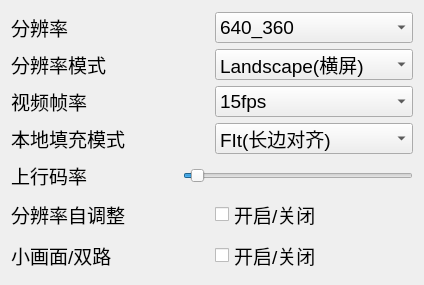
<?xml version="1.0" encoding="UTF-8"?>
<ui version="4.0">
 <class>TestVideoSettingDialog</class>
 <widget class="QDialog" name="TestVideoSettingDialog">
  <property name="geometry">
   <rect>
    <x>0</x>
    <y>0</y>
    <width>424</width>
    <height>285</height>
   </rect>
  </property>
  <property name="windowTitle">
   <string>画质设置</string>
  </property>
  <layout class="QVBoxLayout" name="verticalLayout">
   <item>
    <layout class="QGridLayout" name="gridLayout">
     <item row="0" column="0">
      <widget class="QLabel" name="label_17">
       <property name="font">
        <font>
         <pointsize>14</pointsize>
        </font>
       </property>
       <property name="text">
        <string>分辨率</string>
       </property>
      </widget>
     </item>
     <item row="0" column="1">
      <widget class="QComboBox" name="comboBoxVideoResolution">
       <property name="sizePolicy">
        <sizepolicy hsizetype="Ignored" vsizetype="Fixed">
         <horstretch>0</horstretch>
         <verstretch>0</verstretch>
        </sizepolicy>
       </property>
       <property name="font">
        <font>
         <pointsize>14</pointsize>
        </font>
       </property>
       <property name="styleSheet">
        <string notr="true">selection-color: rgb(0, 0, 0);</string>
       </property>
       <property name="currentText">
        <string>640_360</string>
       </property>
       <property name="currentIndex">
        <number>16</number>
       </property>
       <property name="maxVisibleItems">
        <number>2</number>
       </property>
       <item>
        <property name="text">
         <string>120_120   // 宽高比1:1</string>
        </property>
       </item>
       <item>
        <property name="text">
         <string>160_160</string>
        </property>
       </item>
       <item>
        <property name="text">
         <string>270_270</string>
        </property>
       </item>
       <item>
        <property name="text">
         <string>480_480</string>
        </property>
       </item>
       <item>
        <property name="text">
         <string>160_120   // 宽高比4:3</string>
        </property>
       </item>
       <item>
        <property name="text">
         <string>240_180</string>
        </property>
       </item>
       <item>
        <property name="text">
         <string>280_210</string>
        </property>
       </item>
       <item>
        <property name="text">
         <string>320_240</string>
        </property>
       </item>
       <item>
        <property name="text">
         <string>400_300</string>
        </property>
       </item>
       <item>
        <property name="text">
         <string>480_360</string>
        </property>
       </item>
       <item>
        <property name="text">
         <string>640_480</string>
        </property>
       </item>
       <item>
        <property name="text">
         <string>960_720</string>
        </property>
       </item>
       <item>
        <property name="text">
         <string>160_90     // 宽高比16:9</string>
        </property>
       </item>
       <item>
        <property name="text">
         <string>256_144</string>
        </property>
       </item>
       <item>
        <property name="text">
         <string>320_180</string>
        </property>
       </item>
       <item>
        <property name="text">
         <string>480_270</string>
        </property>
       </item>
       <item>
        <property name="text">
         <string>640_360</string>
        </property>
       </item>
       <item>
        <property name="text">
         <string>960_540</string>
        </property>
       </item>
       <item>
        <property name="text">
         <string>1280_720</string>
        </property>
       </item>
       <item>
        <property name="text">
         <string>1920_1080</string>
        </property>
       </item>
      </widget>
     </item>
     <item row="1" column="0">
      <widget class="QLabel" name="label_16">
       <property name="sizePolicy">
        <sizepolicy hsizetype="Ignored" vsizetype="Preferred">
         <horstretch>0</horstretch>
         <verstretch>0</verstretch>
        </sizepolicy>
       </property>
       <property name="font">
        <font>
         <pointsize>14</pointsize>
        </font>
       </property>
       <property name="text">
        <string>分辨率模式</string>
       </property>
      </widget>
     </item>
     <item row="1" column="1">
      <widget class="QComboBox" name="comboBoxResolutionMode">
       <property name="font">
        <font>
         <pointsize>14</pointsize>
        </font>
       </property>
       <property name="styleSheet">
        <string notr="true">selection-color: rgb(0, 0, 0);</string>
       </property>
       <property name="currentIndex">
        <number>0</number>
       </property>
       <property name="maxVisibleItems">
        <number>2</number>
       </property>
       <item>
        <property name="text">
         <string>Landscape(横屏)</string>
        </property>
       </item>
       <item>
        <property name="text">
         <string>Porait(竖屏)</string>
        </property>
       </item>
      </widget>
     </item>
     <item row="2" column="0">
      <widget class="QLabel" name="label_3">
       <property name="font">
        <font>
         <pointsize>14</pointsize>
        </font>
       </property>
       <property name="text">
        <string>视频帧率</string>
       </property>
      </widget>
     </item>
     <item row="2" column="1">
      <widget class="QComboBox" name="comboBoxVideoFps">
       <property name="font">
        <font>
         <pointsize>14</pointsize>
        </font>
       </property>
       <property name="styleSheet">
        <string notr="true">selection-color: rgb(0, 0, 0);</string>
       </property>
       <item>
        <property name="text">
         <string>15fps</string>
        </property>
       </item>
       <item>
        <property name="text">
         <string>20fps</string>
        </property>
       </item>
      </widget>
     </item>
     <item row="3" column="0">
      <widget class="QLabel" name="label_12">
       <property name="font">
        <font>
         <pointsize>14</pointsize>
        </font>
       </property>
       <property name="text">
        <string>本地填充模式</string>
       </property>
      </widget>
     </item>
     <item row="3" column="1">
      <widget class="QComboBox" name="comboBoxVideoFillMode">
       <property name="font">
        <font>
         <pointsize>14</pointsize>
        </font>
       </property>
       <property name="styleSheet">
        <string notr="true">selection-color: rgb(0, 0, 0);</string>
       </property>
       <property name="currentIndex">
        <number>0</number>
       </property>
       <property name="maxVisibleItems">
        <number>2</number>
       </property>
       <item>
        <property name="text">
         <string>FIt(长边对齐)</string>
        </property>
       </item>
       <item>
        <property name="text">
         <string>FIll(铺满屏幕)</string>
        </property>
       </item>
      </widget>
     </item>
    </layout>
   </item>
   <item>
    <layout class="QGridLayout" name="gridLayout_3">
     <item row="0" column="0">
      <widget class="QLabel" name="labelBitrateDesc">
       <property name="sizePolicy">
        <sizepolicy hsizetype="Fixed" vsizetype="Preferred">
         <horstretch>30</horstretch>
         <verstretch>0</verstretch>
        </sizepolicy>
       </property>
       <property name="font">
        <font>
         <pointsize>14</pointsize>
        </font>
       </property>
       <property name="text">
        <string>上行码率                 </string>
       </property>
      </widget>
     </item>
     <item row="0" column="1">
      <widget class="QSlider" name="horizontalSliderVideoBitrate">
       <property name="sizePolicy">
        <sizepolicy hsizetype="Preferred" vsizetype="Fixed">
         <horstretch>0</horstretch>
         <verstretch>0</verstretch>
        </sizepolicy>
       </property>
       <property name="font">
        <font>
         <pointsize>14</pointsize>
        </font>
       </property>
       <property name="minimum">
        <number>500</number>
       </property>
       <property name="maximum">
        <number>2000</number>
       </property>
       <property name="singleStep">
        <number>50</number>
       </property>
       <property name="pageStep">
        <number>50</number>
       </property>
       <property name="value">
        <number>550</number>
       </property>
       <property name="orientation">
        <enum>Qt::Horizontal</enum>
       </property>
       <property name="tickPosition">
        <enum>QSlider::NoTicks</enum>
       </property>
       <property name="tickInterval">
        <number>50</number>
       </property>
      </widget>
     </item>
    </layout>
   </item>
   <item>
    <layout class="QGridLayout" name="gridLayout_2">
     <item row="0" column="0">
      <widget class="QLabel" name="label_18">
       <property name="sizePolicy">
        <sizepolicy hsizetype="Expanding" vsizetype="Preferred">
         <horstretch>0</horstretch>
         <verstretch>0</verstretch>
        </sizepolicy>
       </property>
       <property name="font">
        <font>
         <pointsize>14</pointsize>
        </font>
       </property>
       <property name="text">
        <string>分辨率自调整</string>
       </property>
      </widget>
     </item>
     <item row="0" column="1">
      <widget class="QCheckBox" name="checkBoxEnableAdjustRes">
       <property name="sizePolicy">
        <sizepolicy hsizetype="Expanding" vsizetype="Fixed">
         <horstretch>0</horstretch>
         <verstretch>0</verstretch>
        </sizepolicy>
       </property>
       <property name="font">
        <font>
         <pointsize>14</pointsize>
        </font>
       </property>
       <property name="text">
        <string>开启/关闭</string>
       </property>
      </widget>
     </item>
     <item row="1" column="0">
      <widget class="QLabel" name="label_31">
       <property name="sizePolicy">
        <sizepolicy hsizetype="Expanding" vsizetype="Preferred">
         <horstretch>0</horstretch>
         <verstretch>0</verstretch>
        </sizepolicy>
       </property>
       <property name="font">
        <font>
         <pointsize>14</pointsize>
        </font>
       </property>
       <property name="text">
        <string>小画面/双路</string>
       </property>
      </widget>
     </item>
     <item row="1" column="1">
      <widget class="QCheckBox" name="checkBoxEnableEncSmallVideoStream">
       <property name="sizePolicy">
        <sizepolicy hsizetype="Expanding" vsizetype="Fixed">
         <horstretch>0</horstretch>
         <verstretch>0</verstretch>
        </sizepolicy>
       </property>
       <property name="font">
        <font>
         <pointsize>14</pointsize>
        </font>
       </property>
       <property name="text">
        <string>开启/关闭</string>
       </property>
      </widget>
     </item>
    </layout>
   </item>
  </layout>
 </widget>
 <resources/>
 <connections/>
</ui>
